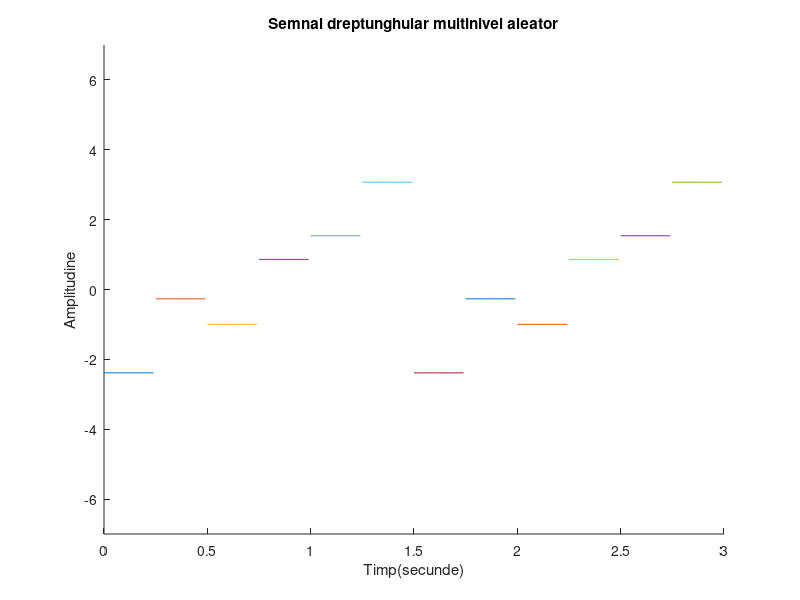

Write the MATLAB code that produced this figure.
hold on;
%Cu ajutorul functie hold on vom afisa simultan mai multe semnale pe acelasi grafic
%20ms
%folosim rand pentru a genera un numar aleator
r1=rand(1);
r2=rand(1);
r3=rand(1);
r4=rand(1);
r5=rand(1);
r6=rand(1);
t1=0:0.02:0.25;
t2=0.25:0.02:0.5;
t3=0.5:0.02:0.75;
t4=0.75:0.02:1;
t5=1:0.02:1.25;
t6=1.25:0.02:1.5;
%Stabilesc nivelurile
x1=-5*r1*square(pi*8*t1,100);
x2=-3*r2*square(pi*8*t2,100);
x3=-1*r3*square(pi*8*t3,100);
x4=1*r4*square(pi*8*t4,100);
x5=3*r5*square(pi*8*t5,100);
x6=5*r6*square(pi*8*t6,100);
%->Vom folosi functia plot pentru a genera grafice cu parametrii t1 si x1, t2 si x2, t3 si x3, t4 si x4, t5 si x5, t6 si x6
plot(t1,x1);
plot(t2,x2);
plot(t3,x3);
plot(t4,x4);
plot(t5,x5);
plot(t6,x6);
%->Folosim functia axis pentru a delimita spectrele de valori ale graficului generat de plot pentru a se incadra corespunzator in parametri
axis([0 3 -7 7]);
plot(1.5+t1,x1);
plot(1.5+t2,x2);
plot(1.5+t3,x3);
plot(1.5+t4,x4);
plot(1.5+t5,x5);
plot(1.5+t6,x6);
%Am denumit axa Ox
xlabel('Timp(secunde)')
%Am denumit axa Oy
ylabel('Amplitudine')
title('Semnal dreptunghular multinivel aleator')
